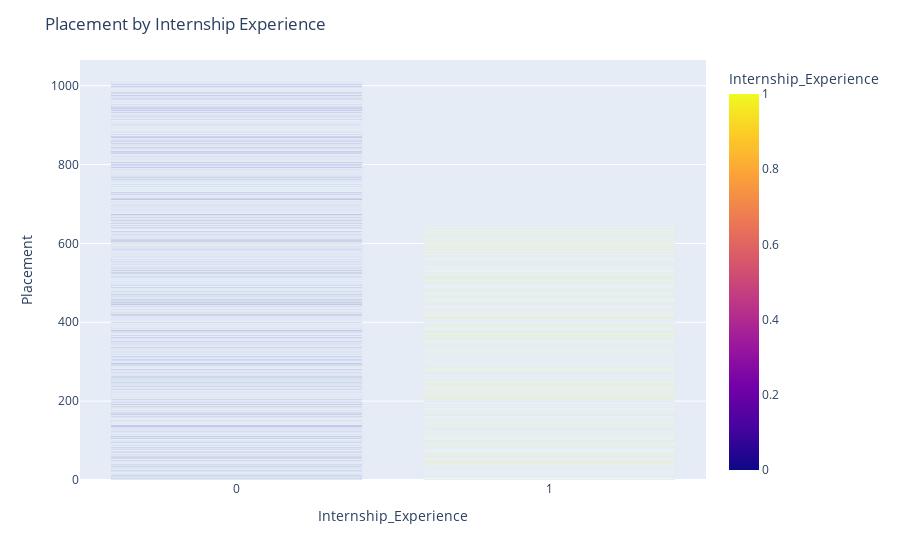

Notebook cell for this chart:
### Markdown cell above
### Interactive Plot (Plotly)

### Code cell
import plotly.express as px

# Interactive bar chart: Placement by Internship Experience
fig = px.bar(df, x='Internship_Experience', y='Placement', color='Internship_Experience', barmode='group')
fig.update_layout(title='Placement by Internship Experience')
fig.show()

### Figure 1 — Plotly figure (JSON) as saved in the notebook; plotly's stock layout.template omitted (floating-point values rounded to 4 significant figures; data arrays with more than 128 entries replaced by an {"elided": "..."} marker saying what was removed)
{"data": [{"alignmentgroup": "True", "hovertemplate": "Internship_Experience=%{marker.color}<br>Placement=%{y}<extra></extra>", "legendgroup": "", "marker": {"color": {"elided": "10000 int values"}, "coloraxis": "coloraxis", "pattern": {"shape": ""}}, "name": "", "offsetgroup": "", "orientation": "v", "showlegend": false, "textposition": "auto", "type": "bar", "x": {"elided": "10000 int values"}, "xaxis": "x", "y": {"elided": "10000 int values"}, "yaxis": "y"}], "layout": {"barmode": "group", "coloraxis": {"colorbar": {"title": {"text": "Internship_Experience"}}, "colorscale": [[0, "#0d0887"], [0.1111, "#46039f"], [0.2222, "#7201a8"], [0.3333, "#9c179e"], [0.4444, "#bd3786"], [0.5556, "#d8576b"], [0.6667, "#ed7953"], [0.7778, "#fb9f3a"], [0.8889, "#fdca26"], [1, "#f0f921"]]}, "legend": {"tracegroupgap": 0}, "margin": {"t": 60}, "title": {"text": "Placement by Internship Experience"}, "xaxis": {"anchor": "y", "domain": [0, 1], "title": {"text": "Internship_Experience"}}, "yaxis": {"anchor": "x", "domain": [0, 1], "title": {"text": "Placement"}}}}
